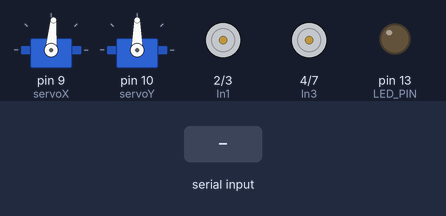
A sketch run on a simulated Arduino Uno, built with avr-gcc and run on an emulated ATmega328P. Parts: 2 × servo, motor-driver pin pairs drawn as motors (green arrow = first pin HIGH = forward, orange = second pin HIGH = backward, longer = more drive, scaled by the enable pin), output pins drawn as LEDs (lit = HIGH). The inputs (shaded band) are chosen by the test bench. Random numbers use the default seed unless the sketch sets one.

Above: at 1.2 s.
1.3 s: "spin\n" received over Serial
At 3.1 s:
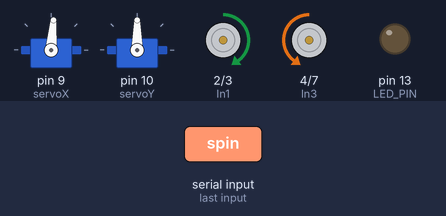
4.3 s: "front 1\n" received over Serial
At 6.1 s:
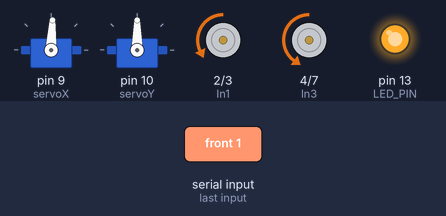
6.4 s: "front 150\n" received over Serial
At 7.4 s:
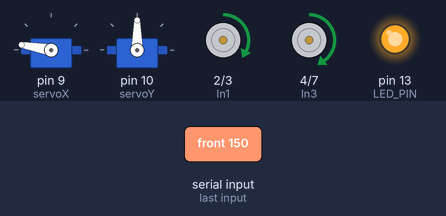
7.9 s: "back 1\n" received over Serial
At 8.4 s:
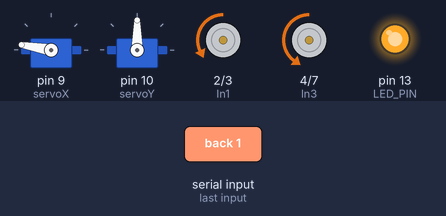
9.4 s: "front\n" received over Serial
At 10.6 s:
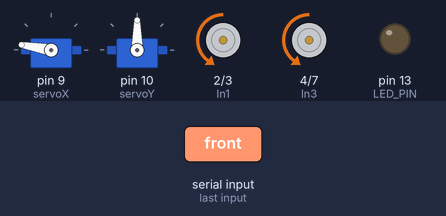
10.9 s: "back\n" received over Serial
At 11.8 s:
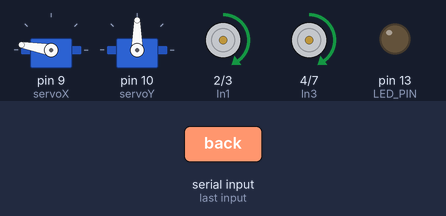
Timing chart, 0 to 13.4 s (numbered marks = the images above; inputs shaded):
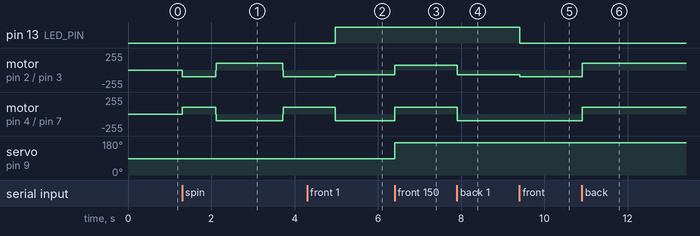

Measured:
- after the input at 1.3 s, motor on pin 2 (In1) / pin 3 (In2): stopped → backward 100/255 at once, → forward 100/255 0.80 s later, → backward 100/255 1.6 s later; motor on pin 4 (In3) / pin 7 (In4): stopped → forward 100/255 at once, → backward 100/255 0.80 s later, → forward 100/255 1.6 s later
- after the input at 4.3 s, pin 13 (LED_PIN): LOW → HIGH after 0.68 s; servo on pin 9 (servoX): 85° → 87° after 0.68 s
- after the input at 6.4 s, motor on pin 2 (In1) / pin 3 (In2): backward 70/255 → forward 70/255 at once; motor on pin 4 (In3) / pin 7 (In4): backward 100/255 → forward 100/255 at once; servo on pin 9 (servoX): 87° → 170° at once
- after the input at 7.9 s, motor on pin 2 (In1) / pin 3 (In2): forward 70/255 → backward 70/255 at once; motor on pin 4 (In3) / pin 7 (In4): forward 100/255 → backward 100/255 at once
- after the input at 9.4 s, pin 13 (LED_PIN): HIGH → LOW at once; motor on pin 2 (In1) / pin 3 (In2): backward 70/255 → backward 100/255 at once
- after the input at 10.9 s, motor on pin 2 (In1) / pin 3 (In2), motor on pin 4 (In3) / pin 7 (In4): backward 100/255 → forward 100/255 at once

The sketch:

arduino_car_control.ino
```cpp
#include <Servo.h>

const int In1 = 2;
const int In2 = 3;
const int In3 = 4;
const int In4 = 7;
const int ENA = 5;
const int ENB = 6;
const int LED_PIN = 13;
const int rotationTime = 800; //轉圈時要走的時間,目前不知道要走多久先預設1秒
int action = random(3);
int speed =100;
int follow_speed =70;
int turn_speed = 25;

// 定義伺服馬達
Servo servoX;  // 水平伺服馬達
Servo servoY;  // 垂直伺服馬達

void smoothMove(Servo &servo, int targetAngle, int delayTime) {
    int currentAngle = servo.read();
    while (currentAngle != targetAngle) {
        if (currentAngle < targetAngle) {
            currentAngle++;
        } else {
            currentAngle--;
        }
        servo.write(currentAngle);
        delay(delayTime);
    }
}

void setup(){
  pinMode(LED_PIN, OUTPUT);
  pinMode(In1, OUTPUT);
  pinMode(In2, OUTPUT);
  pinMode(In3, OUTPUT);
  pinMode(In4, OUTPUT);
  pinMode(ENA, OUTPUT);
  pinMode(ENB, OUTPUT);
  // 初始化伺服馬達
  servoX.attach(9);   // 水平伺服馬達連接到D9引腳
  servoY.attach(10);
  servoX.write(85);
  servoY.write(90);  // 垂直伺服馬達連接到D10引腳

  // 設置串口通訊速度
  Serial.begin(9600);

}

void mstop(){
  analogWrite(ENB,0);
  analogWrite(ENA,0);
  digitalWrite(In1, LOW);
  digitalWrite(In2, LOW);
  digitalWrite(In3, LOW);
  digitalWrite(In4, LOW);

}
void mfront(){
  analogWrite(ENA,speed);
  analogWrite(ENB,speed);
  digitalWrite(In1, LOW);
  digitalWrite(In2, HIGH);
  digitalWrite(In3, LOW);
  digitalWrite(In4, HIGH);
}
void mback(){
  analogWrite(ENA,speed);
  analogWrite(ENB,speed);
  digitalWrite(In1, HIGH);
  digitalWrite(In2, LOW);
  digitalWrite(In3, HIGH);
  digitalWrite(In4, LOW);
}
void mspin(){
  analogWrite(ENA,speed);
  analogWrite(ENB,speed);
  digitalWrite(In1, HIGH);
  digitalWrite(In2, LOW);
  digitalWrite(In3, LOW);
  digitalWrite(In4, HIGH);
}
void mspin1(){
  analogWrite(ENA,speed);
  analogWrite(ENB,speed);
  digitalWrite(In1, LOW);
  digitalWrite(In2, HIGH);
  digitalWrite(In3, HIGH);
  digitalWrite(In4, LOW);
}
void mright(){
  analogWrite(ENA,speed);
  analogWrite(ENB,speed);
  digitalWrite(In1, LOW);
  digitalWrite(In2, HIGH);
  digitalWrite(In3, LOW);
  digitalWrite(In4, LOW);
}
void mleft(){
  analogWrite(ENA,speed);
  analogWrite(ENB,speed);
  digitalWrite(In1, LOW);
  digitalWrite(In2, LOW);
  digitalWrite(In3, HIGH);
  digitalWrite(In4, LOW);
}


void follow_front(){
  analogWrite(ENA,follow_speed);
  analogWrite(ENB,follow_speed);
  digitalWrite(In1, LOW);
  digitalWrite(In2, HIGH);
  digitalWrite(In3, LOW);
  digitalWrite(In4, HIGH);
}
void follow_back(){
  analogWrite(ENA,follow_speed);
  analogWrite(ENB,follow_speed);
  digitalWrite(In1, HIGH);
  digitalWrite(In2, LOW);
  digitalWrite(In3, HIGH);
  digitalWrite(In4, LOW);
}

void loop() {

  if (Serial.available()){  // 是否接收到指令
    String data = Serial.readStringUntil('\n');  // data 為收到的指令
    digitalWrite(LED_PIN, HIGH);
    if(data == "front"){  // 前進
      digitalWrite(LED_PIN, LOW);
      mfront();
      delay(10);
    }
    else if(data == "back"){ // 後退
      digitalWrite(LED_PIN, LOW);
      mback();
      delay(10);
      // mstop();
    }
    else if(data == "spin"){  // 轉圈
      digitalWrite(LED_PIN, LOW);
      mspin1();
      delay(800);
      mstop();
      delay(10);
      digitalWrite(LED_PIN, LOW);
      mspin();
      delay(1600);
      mstop();
      delay(10);
      digitalWrite(LED_PIN, LOW);
      mspin1();
      delay(1250);
      mstop();
    }
    else if(data == "wait"){  // 停止跟隨，關閉LED，攝像頭回到初始點
      digitalWrite(LED_PIN, LOW);
      servoX.write(85);
      servoY.write(90);
      mstop();
    }
    else if(data == "none"){  // 沒有接收到指令 停止
      mstop();
    }
    else{
      digitalWrite(LED_PIN, HIGH);

      // 分析收到的指令，假設格式為 "output_y output_x radius"
      int output_y = data.substring(0, data.indexOf(' ')).toInt();
      data = data.substring(data.indexOf(' ') + 1);
      int output_x = data.substring(0, data.indexOf(' ')).toInt();
      int radius = data.substring(data.indexOf(' ') + 1).toInt();

      // 根據Python程式的輸入值控制伺服馬達的角度
      int angleX = servoX.read();  // 讀取當前伺服馬達角度
      int angleY = servoY.read();


      // 調整角度根據Python傳來的數據
      angleX += output_x * 2;  // 每次移動2度
      angleY += output_y * 2;

      // 確保角度在10到170度之間
      angleX = constrain(angleX, 10, 170);
      angleY = constrain(angleY, 70, 150);

      // 設定伺服馬達的新角度
      servoX.write(angleX);
      servoY.write(angleY);


      // 根據半徑控制車子的前進或後退
      if (radius < 30) {
        follow_front();
      }
      else if (radius > 40) {
        follow_back();
      }
      else {
        mstop();
      }
    }
  }
}
```
